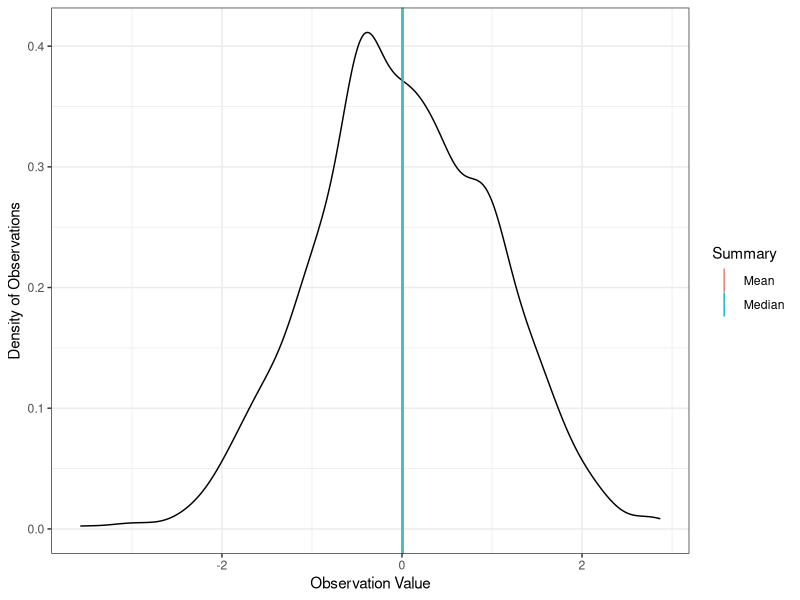
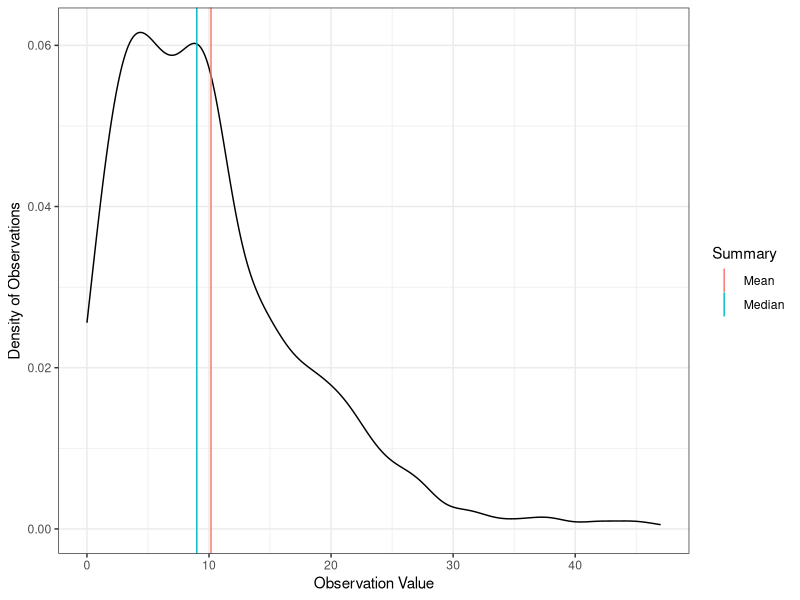

Generate these figures, in order, with R:
## ---- chunk 1
#| message: false
library(MASS)
library(tidyverse)


normdat <- tibble(x = rnorm(1000)) %>%
  mutate(Mean = mean(x),
         Median = median(x)) %>%
  pivot_longer(cols = c(Mean, Median), names_to = "Summary") 

negbindat <- tibble(x = rnegbin(1000, mu = 10, theta = 2)) %>%
  mutate(Mean = mean(x),
         Median = median(x)) %>%
  pivot_longer(cols = c(Mean, Median), names_to = "Summary") 


ggplot(normdat, aes(x = x)) +
  geom_density() +
  geom_vline(aes(xintercept = value, color = Summary)) +
  labs(y = "Density of Observations", x = "Observation Value") +
  theme_bw()

## ---- chunk 2
ggplot(negbindat, aes(x = x)) +
  geom_density() +
  geom_vline(aes(xintercept = value, color = Summary)) +
  labs(y = "Density of Observations", x = "Observation Value") +
  theme_bw()

